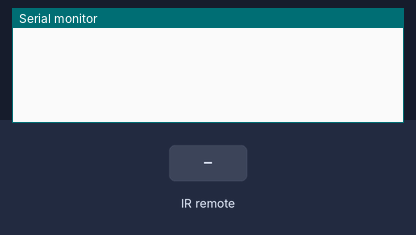
This sketch was run on a simulated Arduino Uno, built with avr-gcc and run on an emulated ATmega328P. Parts: the last lines printed to the serial monitor. The inputs (shaded band) are chosen by the test bench.

Above: at 1.2 s.
1.3 s: infrared code 0x8 received
At 1.6 s:
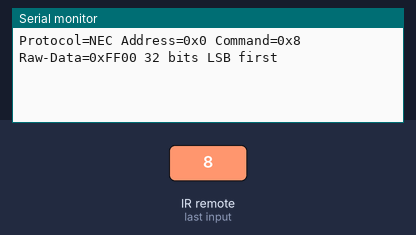
2.8 s: infrared code 0x5A received
At 4.0 s:
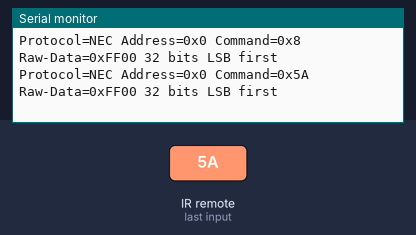
4.3 s: infrared code 0x1C received
At 5.1 s:
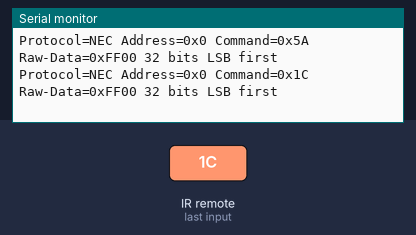

Measured:
- after the input at 1.3 s, the serial monitor: prints a new line at once (image 1)
- after the input at 2.8 s, the serial monitor: prints a new line at once (image 2)
- after the input at 4.3 s, the serial monitor: prints a new line at once (image 3)

The sketch:

new.ino
```cpp
//////////////////////////////////////////////////
              //  LIBRARIES  //
//////////////////////////////////////////////////
#include <Arduino.h>
#include <Servo.h>
#include "PinDefinitionsAndMore.h" // Define macros for input and output pin etc.
#include <IRremote.hpp>


#define DECODE_NEC  //defines the type of IR transmission to decode based on the remote. See IRremote library for examples on how to decode other types of remote

/*
** if you want to add other remotes (as long as they're on the same protocol above):
** press the desired button and look for a hex code similar to those below (ex: 0x11)
** then add a new line to #define newCmdName 0x11,
** and add a case to the switch statement like case newCmdName:
** this will let you add new functions to buttons on other remotes!
** the best remotes to try are cheap LED remotes, some TV remotes, and some garage door openers
*/

//defines the specific command code for each button on the remote
#define left 0x8
#define right 0x5A
#define up 0x52
#define down 0x18
#define ok 0x1C
#define cmd1 0x45
#define cmd2 0x46
#define cmd3 0x47
#define cmd4 0x44
#define cmd5 0x40
#define cmd6 0x43
#define cmd7 0x7
#define cmd8 0x15
#define cmd9 0x9
#define cmd0 0x19
#define star 0x16
#define hashtag 0xD

//////////////////////////////////////////////////
          //  PINS AND PARAMETERS  //
//////////////////////////////////////////////////
//this is where we store global variables!
// Motor A connections
int enA = 9;
int in1 = 8;
int in2 = 7;
// Motor B connections
int enB = 3;
int in3 = 5;
int in4 = 4;

const int RECV_PIN = 9;
IRrecv irrecv(RECV_PIN);
decode_results results;

void setup(){
  Serial.begin(9600);
  irrecv.enableIRIn();
  irrecv.blink13(true);
}

void loop() {

    /*
    * Check if received data is available and if yes, try to decode it.
    */
    if (IrReceiver.decode()) {

        /*
        * Print a short summary of received data
        */
        IrReceiver.printIRResultShort(&Serial);
        IrReceiver.printIRSendUsage(&Serial);
        if (IrReceiver.decodedIRData.protocol == UNKNOWN) { //command garbled or not recognized
            Serial.println(F("Received noise or an unknown (or not yet enabled) protocol - if you wish to add this command, define it at the top of the file with the hex code printed below (ex: 0x8)"));
            // We have an unknown protocol here, print more info
            IrReceiver.printIRResultRawFormatted(&Serial, true);
        }
        Serial.println();

        /*
        * !!!Important!!! Enable receiving of the next value,
        * since receiving has stopped after the end of the current received data packet.
        */
        IrReceiver.resume(); // Enable receiving of the next value

    }
}

void directionControl() {
	// Set motors to maximum speed
	// For PWM maximum possible values are 0 to 255
	analogWrite(enA, 255);
	analogWrite(enB, 255);

	// Turn on motor A & B
	digitalWrite(in1, HIGH);
	digitalWrite(in2, LOW);
	digitalWrite(in3, HIGH);
	digitalWrite(in4, LOW);
	delay(2000);

	// Now change motor directions
	digitalWrite(in1, LOW);
	digitalWrite(in2, HIGH);
	digitalWrite(in3, LOW);
	digitalWrite(in4, HIGH);
	delay(2000);

	// Turn off motors
	digitalWrite(in1, LOW);
	digitalWrite(in2, LOW);
	digitalWrite(in3, LOW);
	digitalWrite(in4, LOW);
}


// This function lets you control speed of the motors
void speedControl() {
	// Turn on motors
	digitalWrite(in1, LOW);
	digitalWrite(in2, HIGH);
	digitalWrite(in3, LOW);
	digitalWrite(in4, HIGH);

	// Accelerate from zero to maximum speed
	for (int i = 0; i < 256; i++) {
		analogWrite(enA, i);
		analogWrite(enB, i);
		delay(20);
	}

	// Decelerate from maximum speed to zero
	for (int i = 255; i >= 0; --i) {
		analogWrite(enA, i);
		analogWrite(enB, i);
		delay(20);
	}

	// Now turn off motors
	digitalWrite(in1, LOW);
	digitalWrite(in2, LOW);
	digitalWrite(in3, LOW);
	digitalWrite(in4, LOW);
}
```
